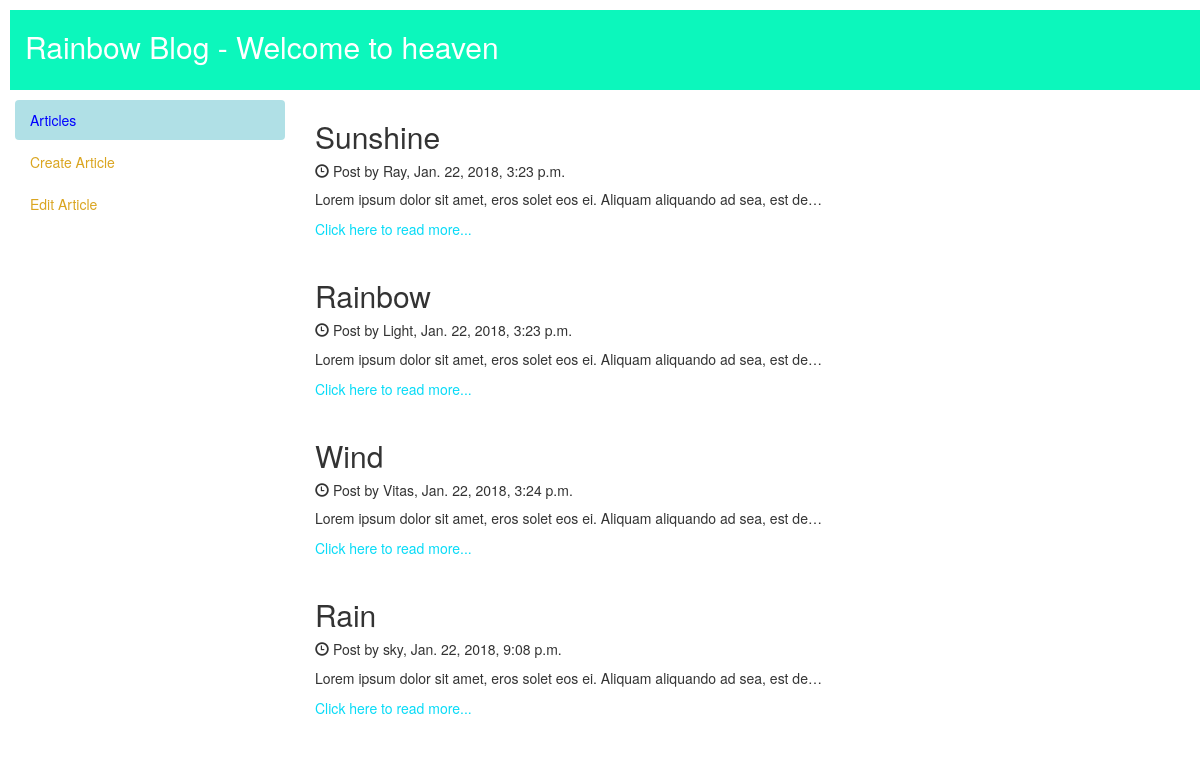
The page /articles/ on the database as committed earlier.
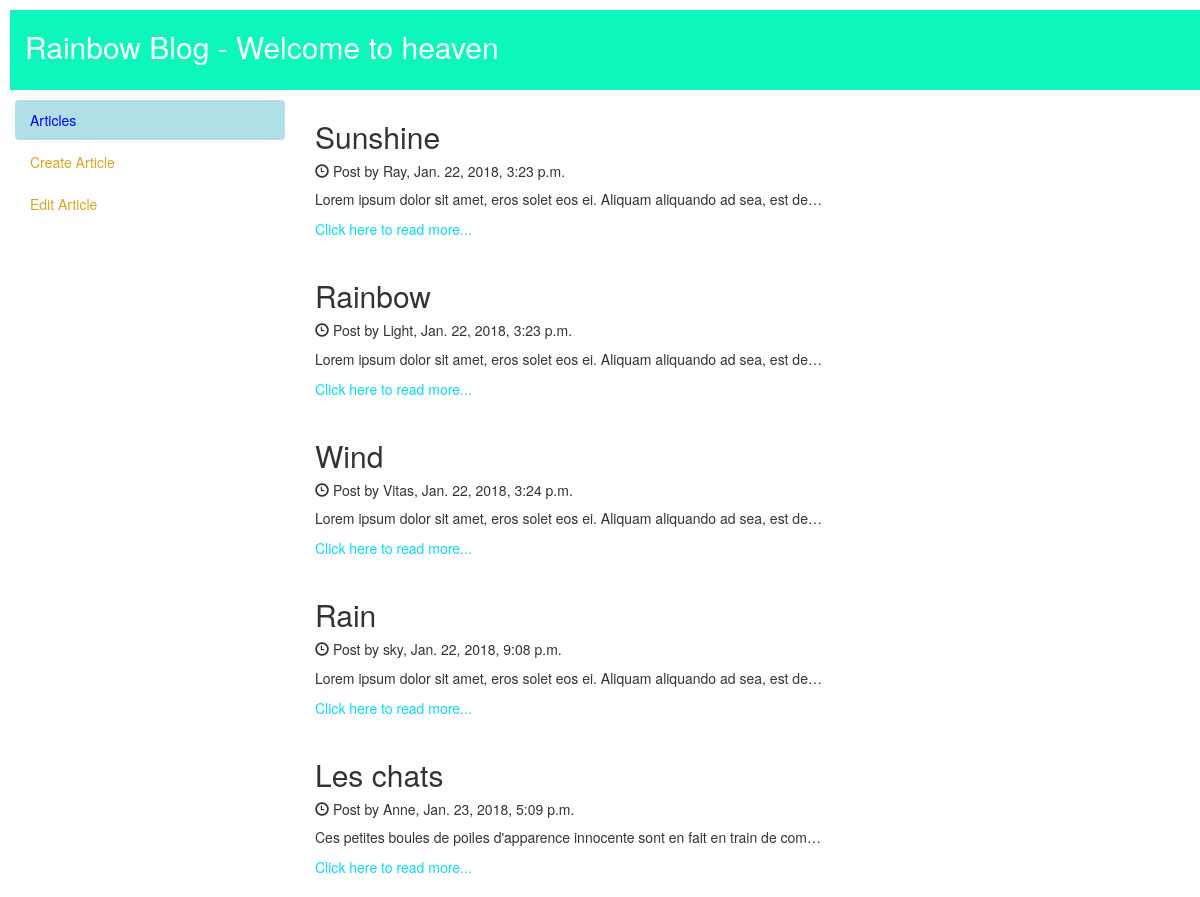
The same page on the database as committed later.
### articles/models.py (models this page shows, shortened)
class Articles (models.Model):
    title = models.CharField(max_length = 255)
    description = models.TextField()
    author = models.CharField(max_length = 255)
    created_at = models.DateTimeField(auto_now_add = True)
    updated_at = models.DateTimeField(auto_now = True)

### articles/views.py (the view)
def list_articles(request):
    list_articles = Articles.objects.all()
    context = {'articles': list_articles}
    return render(request, 'articles/listArticles.html', context)

### articles/templates/articles/listArticles.html
{% extends 'articles/base.html' %}
{% block content %}
  {% for article in articles %}
    <h2>{{ article.title }}</h2>
    <h5><span class="glyphicon glyphicon-time"></span> Post by {{ article.author }}, {{ article.created_at }}</h5>
    <p>{{ article.description|truncatechars:80}}</p>
    <a href="{% url 'articles:detail_articles' article.pk %}" style="color:rgb(7, 219, 247)">Click here to read more...</a>
    <br><br>
  {% endfor %}
{% endblock %}
{% block menu %}
	<ul class="nav nav-pills nav-stacked">
        <li class="active"><a href="{% url 'articles:list_articles' %}" style="background-color:powderblue; color:blue;">Articles</a></li>
        <li class=""><a href="{% url 'articles:create_articles' %}" style=color:goldenrod>Create Article</a></li>
        <li class=""><a href="{% url 'articles:edit_articles' %}" style=color:goldenrod>Edit Article</a></li>
      </ul>
{% endblock %}

Rows that differ between the two databases and show on the page:
added Articles: title "Les chats", author "Anne", created_at "Jan. 23, 2018, 5:09 p.m.", description "Ces petites boules de poiles d'apparence innocente sont en fait en train de com…"
